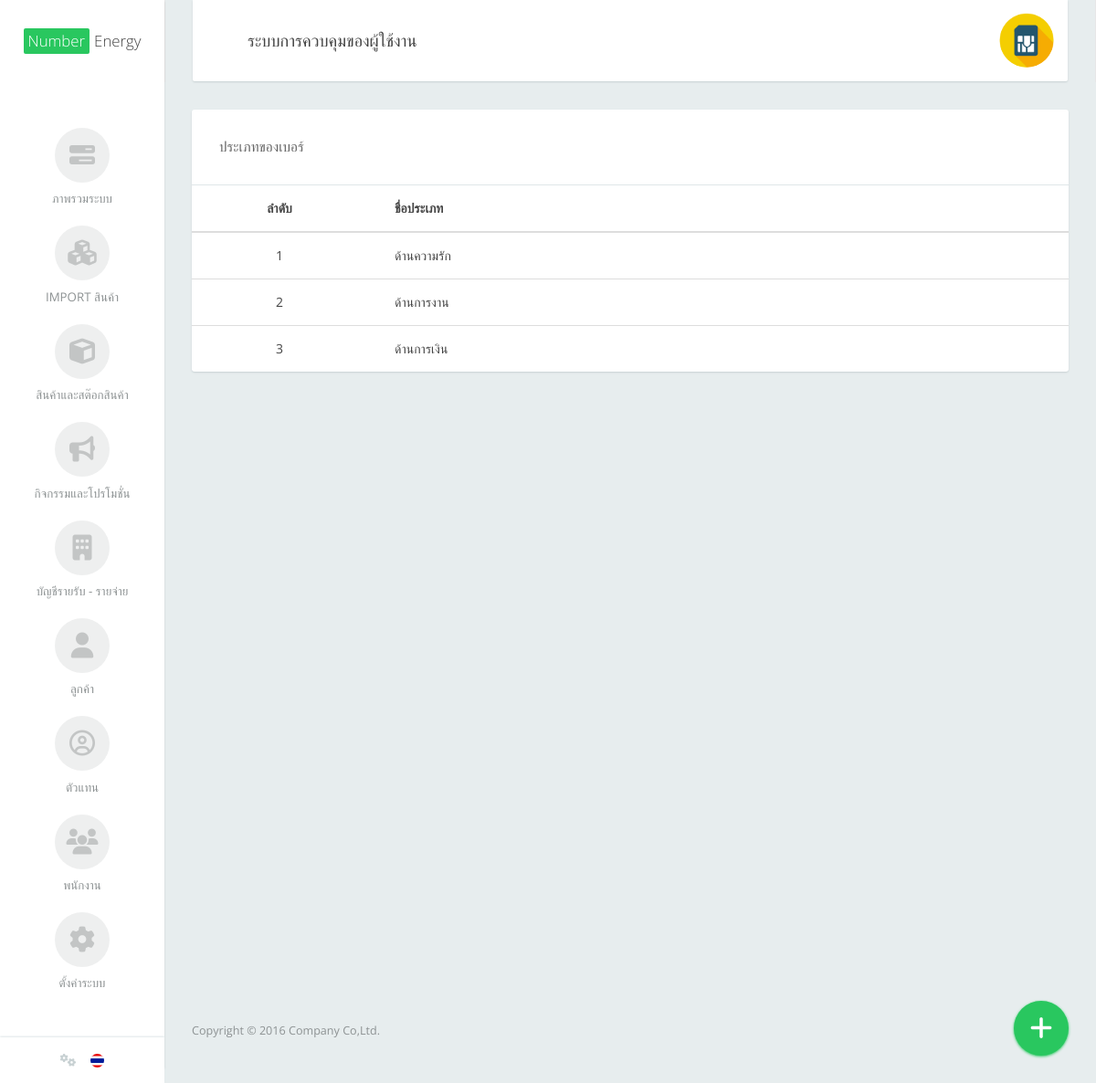
Before: /Admin/product_type_list (signed in) with the older database file.
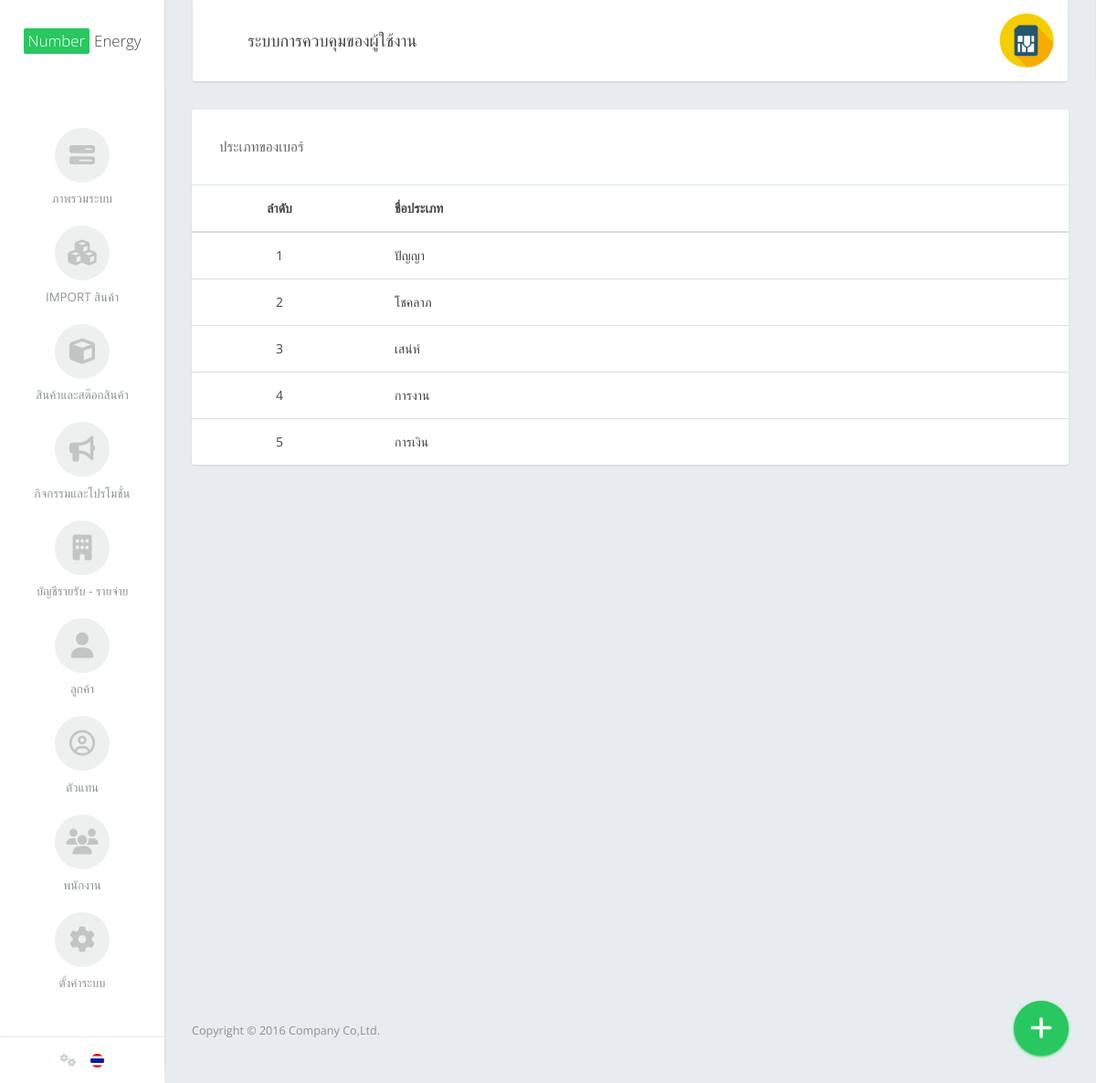
After: the same page with the newer database file.
### tables this page shows
CREATE TABLE `dmn_general_config` (
  `general_config_id` int(11) NOT NULL,
  `general_config_txt_top` varchar(100) NOT NULL,
  `general_config_txt_bot` varchar(100) NOT NULL,
  `general_config_pic` varchar(20) NOT NULL,
  `general_config_admin_pic` varchar(100) NOT NULL
);

CREATE TABLE `dmn_product_type` (
  `product_type_id` int(11) NOT NULL,
  `product_type_name` varchar(100) NOT NULL
);

### application/controllers/Admin.php (called while the page is built, shortened)
<?php
class Admin extends CI_Controller {
	public function product_type_list()
	{
		$data['Product_Type'] = $this->Product_model->product_type_list();
		$data['page'] = "admin/product_type_list";
		$this->load->view('admin/theme',$data);
	}
}

### index.php (called while the page is built, shortened)
<?php
require_once BASEPATH.'core/CodeIgniter.php';

### application/models/Homepage_model.php (called while the page is built, shortened)
<?php
class Homepage_model extends CI_Model {
	public function General_config()
	{
		$data = $this->db->get('dmn_general_config')->result_array();
		return $data;
	}
}

### application/models/Product_model.php (called while the page is built, shortened)
<?php
class Product_model extends CI_Model {
	public function product_type_list()
	{
		$this->db->order_by('product_type_id','desc');
		$query = $this->db->get('dmn_product_type');
		return $query->result_array();
	}
}

### application/views/admin/product_type_list.php (the view)
<div class="col-xs-12">
  <div class="card">
    <div class="card-header"> ประเภทของเบอร์ </div>
    <div class="card-body no-padding">
      <table class="datatable table table-hover primary" cellspacing="0" width="100%">
        <thead>
          <tr>
            <th width="20%"><div align="center">ลำดับ</div></th>
            <th><div align="left">ชื่อประเภท</div></th>
          </tr>
        </thead>
        <tbody>
        	<?php $i = 1 ?>
          <?php foreach($Product_Type as $row){ ?>
          <tr style="cursor: pointer;" onclick="document.location = '<?php echo site_url('Admin/product_type_update')?>/<?php echo $row['product_type_id']?>';">
            <td align="center"><?php echo $i ?></td>
            <td align="left"><?php echo $row['product_type_name']?></td>
          </tr>
          <?php $i++ ?>
          <?php } ?>
        </tbody>
      </table>
    </div>
  </div>
</div>
<div class="btn-floating" id="help-actions">
  <div class="btn-bg"></div>
  <a href="<?php echo site_url('Admin/product_type_insert')?>">
  <button type="button" class="btn btn-default btn-toggle" data-toggle="toggle" data-target="#help-actions"> <i class="icon fa fa-plus"></i> <span class="help-text">Shortcut</span> </button>
  </a>
</div>

### application/views/admin/theme.php (shortened to what this page needs)
<!DOCTYPE html>
<html>
<head>
  <link rel="stylesheet" type="text/css" href="<?php echo base_url()?>theme/assets/css/vendor.css">
  <link rel="stylesheet" type="text/css" href="<?php echo base_url()?>theme/assets/css/flat-admin.css">
  <link rel="stylesheet" type="text/css" href="<?php echo base_url()?>theme/font-awesome/css/font-awesome.min.css">
  <link rel="stylesheet" type="text/css" href="<?php echo base_url()?>theme/assets/css/theme/blue-sky.css">
  <link rel="stylesheet" type="text/css" href="<?php echo base_url()?>theme/assets/css/theme/blue.css">
  <link rel="stylesheet" type="text/css" href="<?php echo base_url()?>theme/assets/css/theme/red.css">
  <link rel="stylesheet" type="text/css" href="<?php echo base_url()?>theme/assets/css/theme/yellow.css">
  <link rel="stylesheet" href="<?php echo base_url()?>theme/js/jQueryCalendarThai/SpecialDateSheet.css" />
  <link rel="stylesheet" href="<?php echo base_url()?>theme/js/jQueryCalendarThai/jquery-ui-1.11.4.custom.css" />
  <link rel="stylesheet" href="http://fontawesome.io/assets/font-awesome/css/font-awesome.css">
</head>
<?php
  $Config = $this->Homepage_model->General_config();
 ?>
<body>
  <div class="app app-default">
<aside class="app-sidebar" id="sidebar">
  <div class="sidebar-header">
    <a class="sidebar-brand" href="#"><span class="highlight">Number</span> Energy</a>
  </div>
  <div class="sidebar-menu">
    <ul class="sidebar-nav">
      <li <?php if($this->uri->segment(2)=="index"){ ?>class="active"<?php } ?>>
        <a href="<?php echo site_url('Admin/index')?>">
          <div class="icon">
            <i class="fa fa-tasks" aria-hidden="true"></i>
          </div>
          <div class="title">ภาพรวมระบบ</div>
        </a>
      </li>
      <li <?php if($this->uri->segment(2)=="product_import"){ ?>class="active"<?php } ?>>
        <a href="<?php echo site_url('Admin/product_import')?>">
          <div class="icon">
            <i class="fa fa-cubes" aria-hidden="true"></i>
          </div>
          <div class="title">Import สินค้า</div>
        </a>
      </li>
      <li <?php if($this->uri->segment(2)=="product_list"||$this->uri->segment(2)=="product_insert"||$this->uri->segment(2)=="product_update"||$this->uri->segment(2)=="product_detail"){ ?>class="active"<?php } ?>>
        <a href="<?php echo site_url('Admin/product_list')?>">
          <div class="icon">
            <i class="fa fa-cube" aria-hidden="true"></i>
          </div>
          <div class="title">สินค้าและสต๊อกสินค้า</div>
        </a>
      </li>
      <li <?php if($this->uri->segment(2)=="actipromo_list"||$this->uri->segment(2)=="actipromo_insert"||$this->uri->segment(2)=="actipromo_update"){ ?>class="active"<?php } ?>>
        <a href="<?php echo site_url('Admin/actipromo_list')?>">
          <div class="icon">
            <i class="fa fa-bullhorn" aria-hidden="true"></i>
          </div>
          <div class="title">กิจกรรมและโปรโมชั่น</div>
        </a>
      </li>
      <li <?php if($this->uri->segment(2)=="account_list"||$this->uri->segment(2)=="account_insert"||$this->uri->segment(2)=="account_detail"){ ?>class="active"<?php } ?>>
        <a href="<?php echo site_url('Admin/account_list')?>">
          <div class="icon">
            <i class="fa fa-building" aria-hidden="true"></i>
          </div>
          <div class="title">บัญชีรายรับ - รายจ่าย</div>
        </a>
      </li>
      <li <?php if($this->uri->segment(2)=="customer_list"||$this->uri->segment(2)=="customer_insert"||$this->uri->segment(2)=="customer_update"){ ?>class="active"<?php } ?>>
        <a href="<?php echo site_url('Admin/customer_list')?>">
          <div class="icon">
            <i class="fa fa-user" aria-hidden="true"></i>
          </div>
          <div class="title">ลูกค้า</div>
        </a>
      </li>
      <li <?php if($this->uri->segment(2)=="agent_list"||$this->uri->segment(2)=="agent_insert"||$this->uri->segment(2)=="agent_update"){ ?>class="active"<?php } ?>>
        <a href="<?php echo site_url('Admin/agent_list')?>">
          <div class="icon">
            <i class="fa fa-user-circle-o" aria-hidden="true"></i>
          </div>
          <div class="title">ตัวแทน</div>
        </a>
      </li>
      <li <?php if($this->uri->segment(2)=="employees_list"||$this->uri->segment(2)=="employees_insert"||$this->uri->segment(2)=="employees_update"){ ?>class="active"<?php } ?>>
        <a href="<?php echo site_url('Admin/employees_list')?>">
          <div class="icon">
            <i class="fa fa-users" aria-hidden="true"></i>
          </div>
          <div class="title">พนักงาน</div>
        </a>
      </li>
      <li class="dropdown <?php if($this->uri->segment(2)=="account_category_list"||$this->uri->segment(2)=="account_category_insert"||$this->uri->segment(2)=="account_category_update"||$this->uri->segment(2)=="mobile_network_list"||$this->uri->segment(2)=="mobile_network_insert"||$this->uri->segment(2)=="mobile_network_update"){ ?>active<?php } ?>">
        <a href="#" class="dropdown-toggle" data-toggle="dropdown">
          <div class="icon">
            <i class="fa fa-cog" aria-hidden="true"></i>
          </div>
          <div class="title">ตั้งค่าระบบ</div>
        </a>
      </li>
    </ul>
  </div>
  <div class="sidebar-footer">
    <ul class="menu">
      <li>
        <a href="/" class="dropdown-toggle" data-toggle="dropdown">
          <i class="fa fa-cogs" aria-hidden="true"></i>
        </a>
      </li>
      <li><a href="#"><span class="flag-icon flag-icon-th flag-icon-squared"></span></a></li>
    </ul>
  </div>
</aside>
<div class="app-container">
  <nav class="navbar navbar-default" id="navbar">
  <div class="container-fluid">
    <div class="navbar-collapse collapse in">
      <ul class="nav navbar-nav navbar-left">
        <li class="navbar-title">ระบบการควบคุมของผู้ใช้งาน</li>
      </ul>
      <ul class="nav navbar-nav navbar-right">
        <li class="dropdown profile">
          <a href="/html/pages/profile.html" class="dropdown-toggle"  data-toggle="dropdown">
            <img class="profile-img" src="<?php echo base_url('theme/assets/images/'.$Config[0]['general_config_admin_pic'])?>">
          </a>
        </li>
      </ul>
    </div>
  </div>
</nav>
  <div class="row" style="height:1000px;">
<?php $this->load->view($page)?>
</div>
  <footer class="app-footer">
  <div class="row">
    <div class="col-xs-12">
      <div class="footer-copyright">
        Copyright © 2016 Company Co,Ltd.
      </div>
    </div>
  </div>
</footer>
</div>
  </div>
</body>
</html>

Changed rows visible on the page:
added dmn_product_type: product_type_name "ปัญญา"
added dmn_product_type: product_type_name "โชคลาภ"
changed dmn_product_type: product_type_name "ด้านความรัก" → "เสน่ห์"
changed dmn_product_type: product_type_name "ด้านการงาน" → "การงาน"
changed dmn_product_type: product_type_name "ด้านการเงิน" → "การเงิน"
